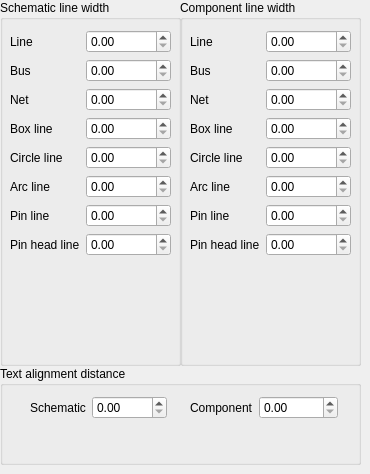
   <widget class="QWidget" name="tab_Tab_in_MainTab_is_Thickness">
    <attribute name="title">
     <string>Thickness</string>
    </attribute>
    <widget class="QGroupBox" name="widget_GroupBox_in_MainTab_Thickness_is_SchematicLineWidthBox">
     <property name="geometry">
      <rect>
       <x>0</x>
       <y>0</y>
       <width>181</width>
       <height>366</height>
      </rect>
     </property>
     <property name="title">
      <string>Schematic line width</string>
     </property>
     <widget class="QWidget" name="formLayoutWidget">
      <property name="geometry">
       <rect>
        <x>10</x>
        <y>30</y>
        <width>161</width>
        <height>321</height>
       </rect>
      </property>
      <layout class="QFormLayout" name="widget_FormLayout_in_MainTab_Thickness_SchematicLineWidthBox_is_Layout">
       <item row="0" column="0">
        <widget class="QLabel" name="widget_Label_in_MainTab_Thickness_SchematicLineWidthBox_Layout_is_Line">
         <property name="text">
          <string>Line</string>
         </property>
        </widget>
       </item>
       <item row="0" column="1">
        <widget class="QDoubleSpinBox" name="widget_DoubleSpinBox_in_MainTab_Thickness_SchematicLineWidthBox_Layout_is_floatLine">
         <property name="singleStep">
          <double>0.100000000000000</double>
         </property>
        </widget>
       </item>
       <item row="1" column="0">
        <widget class="QLabel" name="widget_Label_in_MainTab_Thickness_SchematicLineWidthBox_Layout_is_Bus">
         <property name="text">
          <string>Bus</string>
         </property>
        </widget>
       </item>
       <item row="1" column="1">
        <widget class="QDoubleSpinBox" name="widget_DoubleSpinBox_in_MainTab_Thickness_SchematicLineWidthBox_Layout_is_floatBus">
         <property name="singleStep">
          <double>0.100000000000000</double>
         </property>
        </widget>
       </item>
       <item row="2" column="0">
        <widget class="QLabel" name="widget_Label_in_MainTab_Thickness_SchematicLineWidthBox_Layout_is_Net">
         <property name="text">
          <string>Net</string>
         </property>
        </widget>
       </item>
       <item row="2" column="1">
        <widget class="QDoubleSpinBox" name="widget_DoubleSpinBox_in_MainTab_Thickness_SchematicLineWidthBox_Layout_is_floatNet">
         <property name="singleStep">
          <double>0.100000000000000</double>
         </property>
        </widget>
       </item>
       <item row="3" column="0">
        <widget class="QLabel" name="widget_Label_in_MainTab_Thickness_SchematicLineWidthBox_Layout_is_BoxLine">
         <property name="text">
          <string>Box line</string>
         </property>
        </widget>
       </item>
       <item row="3" column="1">
        <widget class="QDoubleSpinBox" name="widget_DoubleSpinBox_in_MainTab_Thickness_SchematicLineWidthBox_Layout_is_floatBoxLine">
         <property name="singleStep">
          <double>0.100000000000000</double>
         </property>
        </widget>
       </item>
       <item row="4" column="0">
        <widget class="QLabel" name="widget_Label_in_MainTab_Thickness_SchematicLineWidthBox_Layout_is_CircleLine">
         <property name="text">
          <string>Circle line</string>
         </property>
        </widget>
       </item>
       <item row="4" column="1">
        <widget class="QDoubleSpinBox" name="widget_DoubleSpinBox_in_MainTab_Thickness_SchematicLineWidthBox_Layout_is_floatCircleLine">
         <property name="singleStep">
          <double>0.100000000000000</double>
         </property>
        </widget>
       </item>
       <item row="5" column="0">
        <widget class="QLabel" name="widget_Label_in_MainTab_Thickness_SchematicLineWidthBox_Layout_is_ArcLine">
         <property name="text">
          <string>Arc line</string>
         </property>
        </widget>
       </item>
       <item row="5" column="1">
        <widget class="QDoubleSpinBox" name="widget_DoubleSpinBox_in_MainTab_Thickness_SchematicLineWidthBox_Layout_is_floatArcLine">
         <property name="singleStep">
          <double>0.100000000000000</double>
         </property>
        </widget>
       </item>
       <item row="6" column="0">
        <widget class="QLabel" name="widget_Label_in_MainTab_Thickness_SchematicLineWidthBox_Layout_is_PinLine">
         <property name="text">
          <string>Pin line</string>
         </property>
        </widget>
       </item>
       <item row="6" column="1">
        <widget class="QDoubleSpinBox" name="widget_DoubleSpinBox_in_MainTab_Thickness_SchematicLineWidthBox_Layout_is_floatPinLine">
         <property name="singleStep">
          <double>0.100000000000000</double>
         </property>
        </widget>
       </item>
       <item row="7" column="0">
        <widget class="QLabel" name="widget_Label_in_MainTab_Thickness_SchematicLineWidthBox_Layout_is_PinheadLine">
         <property name="text">
          <string>Pin head line</string>
         </property>
        </widget>
       </item>
       <item row="7" column="1">
        <widget class="QDoubleSpinBox" name="widget_DoubleSpinBox_in_MainTab_Thickness_SchematicLineWidthBox_Layout_is_floatPinHeadLine">
         <property name="singleStep">
          <double>0.100000000000000</double>
         </property>
        </widget>
       </item>
      </layout>
     </widget>
    </widget>
    <widget class="QGroupBox" name="widget_GroupBox_in_MainTab_Thickness_is_TextAlignmentDistanceBox">
     <property name="geometry">
      <rect>
       <x>0</x>
       <y>366</y>
       <width>361</width>
       <height>99</height>
      </rect>
     </property>
     <property name="title">
      <string>Text alignment distance</string>
     </property>
     <widget class="QWidget" name="formLayoutWidget_5">
      <property name="geometry">
       <rect>
        <x>30</x>
        <y>30</y>
        <width>137</width>
        <height>34</height>
       </rect>
      </property>
      <layout class="QFormLayout" name="widget_FormLayout_in_MainTab_Thickness_TextAlignmentDistanceBox_is_SchematicLayout">
       <item row="0" column="0">
        <widget class="QLabel" name="widget_Label_in_MainTab_Thickness_TextAlignmentDistanceBox_SchematicLayout_is_Schematic">
         <property name="text">
          <string>Schematic</string>
         </property>
        </widget>
       </item>
       <item row="0" column="1">
        <widget class="QDoubleSpinBox" name="widget_DoubleSpinBox_in_MainTab_Thickness_TextAlignmentDistanceBox_SchematicLayout_is_floatSchematic">
         <property name="singleStep">
          <double>0.100000000000000</double>
         </property>
        </widget>
       </item>
      </layout>
     </widget>
     <widget class="QWidget" name="formLayoutWidget_6">
      <property name="geometry">
       <rect>
        <x>190</x>
        <y>30</y>
        <width>148</width>
        <height>34</height>
       </rect>
      </property>
      <layout class="QFormLayout" name="widget_FormLayout_in_MainTab_Thickness_TextAlignmentDistanceBox_is_ComponentLayout">
       <item row="0" column="0">
        <widget class="QLabel" name="widget_Label_in_MainTab_Thickness_TextAlignmentDistanceBox_ComponentLayout_is_Component">
         <property name="text">
          <string>Component</string>
         </property>
        </widget>
       </item>
       <item row="0" column="1">
        <widget class="QDoubleSpinBox" name="widget_DoubleSpinBox_in_MainTab_Thickness_TextAlignmentDistanceBox_ComponentLayout_is_floatComponent">
         <property name="singleStep">
          <double>0.100000000000000</double>
         </property>
        </widget>
       </item>
      </layout>
     </widget>
    </widget>
    <widget class="QGroupBox" name="widget_GroupBox_in_MainTab_Thickness_is_ComponentLineWidthBox">
     <property name="geometry">
      <rect>
       <x>180</x>
       <y>0</y>
       <width>181</width>
       <height>366</height>
      </rect>
     </property>
     <property name="title">
      <string>Component line width</string>
     </property>
     <widget class="QWidget" name="formLayoutWidget_2">
      <property name="geometry">
       <rect>
        <x>10</x>
        <y>30</y>
        <width>161</width>
        <height>321</height>
       </rect>
      </property>
      <layout class="QFormLayout" name="widget_GroupBox_in_MainTab_Thickness_ComponentLineWidthBox_is_Layout">
       <item row="0" column="0">
        <widget class="QLabel" name="widget_Label_in_MainTab_Thickness_ComponentLineWidthBox_Layout_is_Line">
         <property name="text">
          <string>Line</string>
         </property>
        </widget>
       </item>
       <item row="0" column="1">
        <widget class="QDoubleSpinBox" name="widget_DoubleSpinBox_in_MainTab_Thickness_ComponentLineWidthBox_Layout_is_floatLine">
         <property name="singleStep">
          <double>0.100000000000000</double>
         </property>
        </widget>
       </item>
       <item row="1" column="0">
        <widget class="QLabel" name="widget_Label_in_MainTab_Thickness_ComponentLineWidthBox_Layout_is_Bus">
         <property name="text">
          <string>Bus</string>
         </property>
        </widget>
       </item>
       <item row="1" column="1">
        <widget class="QDoubleSpinBox" name="widget_DoubleSpinBox_in_MainTab_Thickness_ComponentLineWidthBox_Layout_is_floatBus">
         <property name="singleStep">
          <double>0.100000000000000</double>
         </property>
        </widget>
       </item>
       <item row="2" column="0">
        <widget class="QLabel" name="widget_Label_in_MainTab_Thickness_ComponentLineWidthBox_Layout_is_Net">
         <property name="text">
          <string>Net</string>
         </property>
        </widget>
       </item>
       <item row="2" column="1">
        <widget class="QDoubleSpinBox" name="widget_DoubleSpinBox_in_MainTab_Thickness_ComponentLineWidthBox_Layout_is_floatNet">
         <property name="singleStep">
          <double>0.100000000000000</double>
         </property>
        </widget>
       </item>
       <item row="3" column="0">
        <widget class="QLabel" name="widget_Label_in_MainTab_Thickness_ComponentLineWidthBox_Layout_is_BoxLine">
         <property name="text">
          <string>Box line</string>
         </property>
        </widget>
       </item>
       <item row="3" column="1">
        <widget class="QDoubleSpinBox" name="widget_DoubleSpinBox_in_MainTab_Thickness_ComponentLineWidthBox_Layout_is_floatBoxLine">
         <property name="singleStep">
          <double>0.100000000000000</double>
         </property>
        </widget>
       </item>
       <item row="4" column="0">
        <widget class="QLabel" name="widget_Label_in_MainTab_Thickness_ComponentLineWidthBox_Layout_is_CircleLine">
         <property name="text">
          <string>Circle line</string>
         </property>
        </widget>
       </item>
       <item row="4" column="1">
        <widget class="QDoubleSpinBox" name="widget_DoubleSpinBox_in_MainTab_Thickness_ComponentLineWidthBox_Layout_is_floatCircleLine">
         <property name="singleStep">
          <double>0.100000000000000</double>
         </property>
        </widget>
       </item>
       <item row="5" column="0">
        <widget class="QLabel" name="widget_Label_in_MainTab_Thickness_ComponentLineWidthBox_Layout_is_ArcLine">
         <property name="text">
          <string>Arc line</string>
         </property>
        </widget>
       </item>
       <item row="5" column="1">
        <widget class="QDoubleSpinBox" name="widget_DoubleSpinBox_in_MainTab_Thickness_ComponentLineWidthBox_Layout_is_floatArcLine">
         <property name="singleStep">
          <double>0.100000000000000</double>
         </property>
        </widget>
       </item>
       <item row="6" column="0">
        <widget class="QLabel" name="widget_Label_in_MainTab_Thickness_ComponentLineWidthBox_Layout_is_PinLine">
         <property name="text">
          <string>Pin line</string>
         </property>
        </widget>
       </item>
       <item row="6" column="1">
        <widget class="QDoubleSpinBox" name="widget_DoubleSpinBox_in_MainTab_Thickness_ComponentLineWidthBox_Layout_is_floatPinLine">
         <property name="singleStep">
          <double>0.100000000000000</double>
         </property>
        </widget>
       </item>
       <item row="7" column="0">
        <widget class="QLabel" name="widget_Label_in_MainTab_Thickness_ComponentLineWidthBox_Layout_is_PinHeadLine">
         <property name="text">
          <string>Pin head line</string>
         </property>
        </widget>
       </item>
       <item row="7" column="1">
        <widget class="QDoubleSpinBox" name="widget_DoubleSpinBox_in_MainTab_Thickness_ComponentLineWidthBox_Layout_is_floatPinHeadLine">
         <property name="singleStep">
          <double>0.100000000000000</double>
         </property>
        </widget>
       </item>
      </layout>
     </widget>
    </widget>
   </widget>
